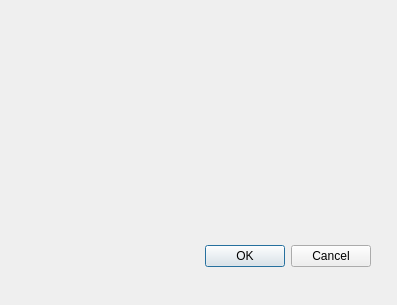
<?xml version="1.0" encoding="UTF-8"?>
<ui version="4.0">
 <class>Connect_Window</class>
 <widget class="QDialog" name="Connect_Window">
  <property name="geometry">
   <rect>
    <x>0</x>
    <y>0</y>
    <width>397</width>
    <height>305</height>
   </rect>
  </property>
  <property name="windowTitle">
   <string>Dialog</string>
  </property>
  <widget class="QDialogButtonBox" name="buttonBox">
   <property name="geometry">
    <rect>
     <x>30</x>
     <y>240</y>
     <width>341</width>
     <height>32</height>
    </rect>
   </property>
   <property name="orientation">
    <enum>Qt::Horizontal</enum>
   </property>
   <property name="standardButtons">
    <set>QDialogButtonBox::Cancel|QDialogButtonBox::Ok</set>
   </property>
  </widget>
 </widget>
 <resources/>
 <connections>
  <connection>
   <sender>buttonBox</sender>
   <signal>accepted()</signal>
   <receiver>Connect_Window</receiver>
   <slot>accept()</slot>
   <hints>
    <hint type="sourcelabel">
     <x>248</x>
     <y>254</y>
    </hint>
    <hint type="destinationlabel">
     <x>157</x>
     <y>274</y>
    </hint>
   </hints>
  </connection>
  <connection>
   <sender>buttonBox</sender>
   <signal>rejected()</signal>
   <receiver>Connect_Window</receiver>
   <slot>reject()</slot>
   <hints>
    <hint type="sourcelabel">
     <x>316</x>
     <y>260</y>
    </hint>
    <hint type="destinationlabel">
     <x>286</x>
     <y>274</y>
    </hint>
   </hints>
  </connection>
 </connections>
</ui>
